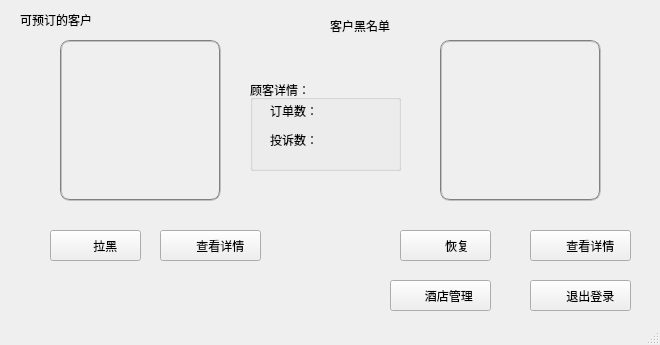
<?xml version="1.0" encoding="UTF-8"?>
<ui version="4.0">
 <class>MainWindow_supervisor_customer</class>
 <widget class="QMainWindow" name="MainWindow_supervisor_customer">
  <property name="geometry">
   <rect>
    <x>0</x>
    <y>0</y>
    <width>660</width>
    <height>345</height>
   </rect>
  </property>
  <property name="sizePolicy">
   <sizepolicy hsizetype="Fixed" vsizetype="Fixed">
    <horstretch>0</horstretch>
    <verstretch>0</verstretch>
   </sizepolicy>
  </property>
  <property name="minimumSize">
   <size>
    <width>660</width>
    <height>345</height>
   </size>
  </property>
  <property name="maximumSize">
   <size>
    <width>660</width>
    <height>345</height>
   </size>
  </property>
  <property name="windowTitle">
   <string>Nest</string>
  </property>
  <widget class="QWidget" name="centralwidget">
   <widget class="QPushButton" name="pushButton_5">
    <property name="geometry">
     <rect>
      <x>50</x>
      <y>230</y>
      <width>91</width>
      <height>31</height>
     </rect>
    </property>
    <property name="styleSheet">
     <string notr="true">QPushButton
{
border-image: url(:/images/button1.png);
font: 12pt &quot;华文楷体&quot;;
color:rgb(0, 0, 0)
}
QPushButton:hover
{
border-image: url(:/images/button1.png);
font: 12pt  &quot;华文楷体&quot;;
color:rgb(102, 102, 102)
}
QPushButton:pressed
{
border-image: url(:/images/button1.png);
font: 12pt  &quot;华文楷体&quot;;
color:rgb(180, 180, 180)
}
</string>
    </property>
    <property name="text">
     <string>      拉黑</string>
    </property>
   </widget>
   <widget class="QListWidget" name="customerPass">
    <property name="geometry">
     <rect>
      <x>60</x>
      <y>40</y>
      <width>161</width>
      <height>161</height>
     </rect>
    </property>
    <property name="styleSheet">
     <string notr="true">font: italic 12pt &quot;Calibri&quot;;
border:2px groove gray;border-radius:10px;padding:2px 4px;
background-color:rgba(0,0,0,0);</string>
    </property>
   </widget>
   <widget class="QListWidget" name="customerUnpass">
    <property name="geometry">
     <rect>
      <x>440</x>
      <y>40</y>
      <width>161</width>
      <height>161</height>
     </rect>
    </property>
    <property name="styleSheet">
     <string notr="true">font: italic 12pt &quot;Calibri&quot;;
border:2px groove gray;border-radius:10px;padding:2px 4px;
background-color:rgba(0,0,0,0);</string>
    </property>
   </widget>
   <widget class="QPushButton" name="pushButton_6">
    <property name="geometry">
     <rect>
      <x>530</x>
      <y>280</y>
      <width>101</width>
      <height>31</height>
     </rect>
    </property>
    <property name="styleSheet">
     <string notr="true">QPushButton
{
border-image: url(:/images/button1.png);
font: 12pt &quot;华文楷体&quot;;
color:rgb(0, 0, 0)
}
QPushButton:hover
{
border-image: url(:/images/button1.png);
font: 12pt  &quot;华文楷体&quot;;
color:rgb(102, 102, 102)
}
QPushButton:pressed
{
border-image: url(:/images/button1.png);
font: 12pt  &quot;华文楷体&quot;;
color:rgb(180, 180, 180)
}
</string>
    </property>
    <property name="text">
     <string>      退出登录</string>
    </property>
   </widget>
   <widget class="QLabel" name="label_4">
    <property name="geometry">
     <rect>
      <x>330</x>
      <y>10</y>
      <width>91</width>
      <height>31</height>
     </rect>
    </property>
    <property name="styleSheet">
     <string notr="true">font: 12pt &quot;华文楷体&quot;;</string>
    </property>
    <property name="text">
     <string>客户黑名单</string>
    </property>
   </widget>
   <widget class="QGroupBox" name="groupBox_2">
    <property name="geometry">
     <rect>
      <x>250</x>
      <y>80</y>
      <width>151</width>
      <height>91</height>
     </rect>
    </property>
    <property name="styleSheet">
     <string notr="true">font: 12pt &quot;华文楷体&quot;;</string>
    </property>
    <property name="title">
     <string>顾客详情：</string>
    </property>
    <widget class="QLabel" name="label_11">
     <property name="geometry">
      <rect>
       <x>20</x>
       <y>20</y>
       <width>61</width>
       <height>21</height>
      </rect>
     </property>
     <property name="text">
      <string>订单数：</string>
     </property>
    </widget>
    <widget class="QLabel" name="ordernumber">
     <property name="geometry">
      <rect>
       <x>90</x>
       <y>20</y>
       <width>61</width>
       <height>21</height>
      </rect>
     </property>
     <property name="styleSheet">
      <string notr="true">font: 12pt &quot;华文楷体&quot;;</string>
     </property>
     <property name="text">
      <string/>
     </property>
    </widget>
    <widget class="QLabel" name="label_12">
     <property name="geometry">
      <rect>
       <x>20</x>
       <y>50</y>
       <width>61</width>
       <height>20</height>
      </rect>
     </property>
     <property name="text">
      <string>投诉数：</string>
     </property>
    </widget>
    <widget class="QLabel" name="badjudgement">
     <property name="geometry">
      <rect>
       <x>90</x>
       <y>50</y>
       <width>61</width>
       <height>21</height>
      </rect>
     </property>
     <property name="text">
      <string/>
     </property>
    </widget>
   </widget>
   <widget class="QPushButton" name="pushButton_8">
    <property name="geometry">
     <rect>
      <x>160</x>
      <y>230</y>
      <width>101</width>
      <height>31</height>
     </rect>
    </property>
    <property name="styleSheet">
     <string notr="true">QPushButton
{
border-image: url(:/images/button1.png);
font: 12pt &quot;华文楷体&quot;;
color:rgb(0, 0, 0)
}
QPushButton:hover
{
border-image: url(:/images/button1.png);
font: 12pt  &quot;华文楷体&quot;;
color:rgb(102, 102, 102)
}
QPushButton:pressed
{
border-image: url(:/images/button1.png);
font: 12pt  &quot;华文楷体&quot;;
color:rgb(180, 180, 180)
}
</string>
    </property>
    <property name="text">
     <string>      查看详情</string>
    </property>
   </widget>
   <widget class="QLabel" name="label_3">
    <property name="geometry">
     <rect>
      <x>20</x>
      <y>10</y>
      <width>111</width>
      <height>20</height>
     </rect>
    </property>
    <property name="styleSheet">
     <string notr="true">font: 12pt &quot;华文楷体&quot;;</string>
    </property>
    <property name="text">
     <string>可预订的客户</string>
    </property>
   </widget>
   <widget class="QPushButton" name="pushButton_10">
    <property name="geometry">
     <rect>
      <x>530</x>
      <y>230</y>
      <width>101</width>
      <height>31</height>
     </rect>
    </property>
    <property name="styleSheet">
     <string notr="true">QPushButton
{
border-image: url(:/images/button1.png);
font: 12pt &quot;华文楷体&quot;;
color:rgb(0, 0, 0)
}
QPushButton:hover
{
border-image: url(:/images/button1.png);
font: 12pt  &quot;华文楷体&quot;;
color:rgb(102, 102, 102)
}
QPushButton:pressed
{
border-image: url(:/images/button1.png);
font: 12pt  &quot;华文楷体&quot;;
color:rgb(180, 180, 180)
}
</string>
    </property>
    <property name="text">
     <string>      查看详情</string>
    </property>
   </widget>
   <widget class="QPushButton" name="pushButton_11">
    <property name="geometry">
     <rect>
      <x>400</x>
      <y>230</y>
      <width>91</width>
      <height>31</height>
     </rect>
    </property>
    <property name="styleSheet">
     <string notr="true">QPushButton
{
border-image: url(:/images/button1.png);
font: 12pt &quot;华文楷体&quot;;
color:rgb(0, 0, 0)
}
QPushButton:hover
{
border-image: url(:/images/button1.png);
font: 12pt  &quot;华文楷体&quot;;
color:rgb(102, 102, 102)
}
QPushButton:pressed
{
border-image: url(:/images/button1.png);
font: 12pt  &quot;华文楷体&quot;;
color:rgb(180, 180, 180)
}
</string>
    </property>
    <property name="text">
     <string>       恢复</string>
    </property>
   </widget>
   <widget class="QPushButton" name="pushButton">
    <property name="geometry">
     <rect>
      <x>390</x>
      <y>280</y>
      <width>101</width>
      <height>31</height>
     </rect>
    </property>
    <property name="styleSheet">
     <string notr="true">QPushButton
{
border-image: url(:/images/button1.png);
font: 12pt &quot;华文楷体&quot;;
color:rgb(0, 0, 0)
}
QPushButton:hover
{
border-image: url(:/images/button1.png);
font: 12pt  &quot;华文楷体&quot;;
color:rgb(102, 102, 102)
}
QPushButton:pressed
{
border-image: url(:/images/button1.png);
font: 12pt  &quot;华文楷体&quot;;
color:rgb(180, 180, 180)
}
</string>
    </property>
    <property name="text">
     <string>     酒店管理</string>
    </property>
   </widget>
  </widget>
  <widget class="QStatusBar" name="statusbar"/>
 </widget>
 <resources/>
 <connections/>
</ui>
